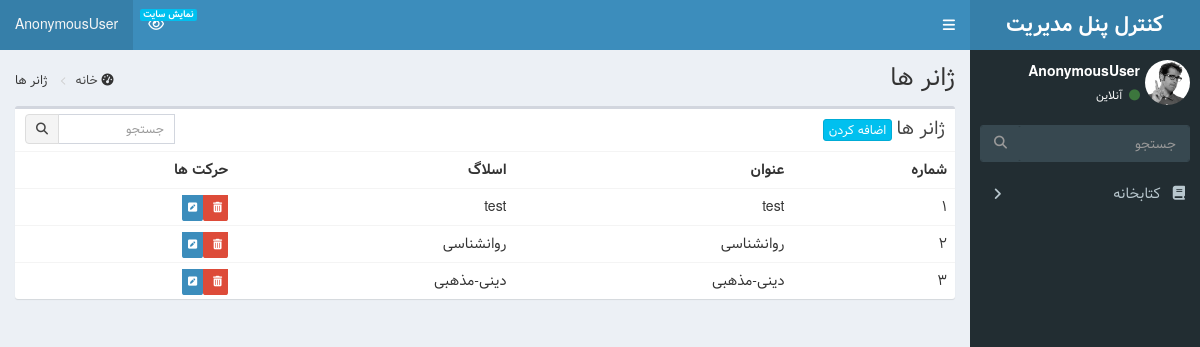
The page /admin_panel/genres/ on the database as committed earlier.
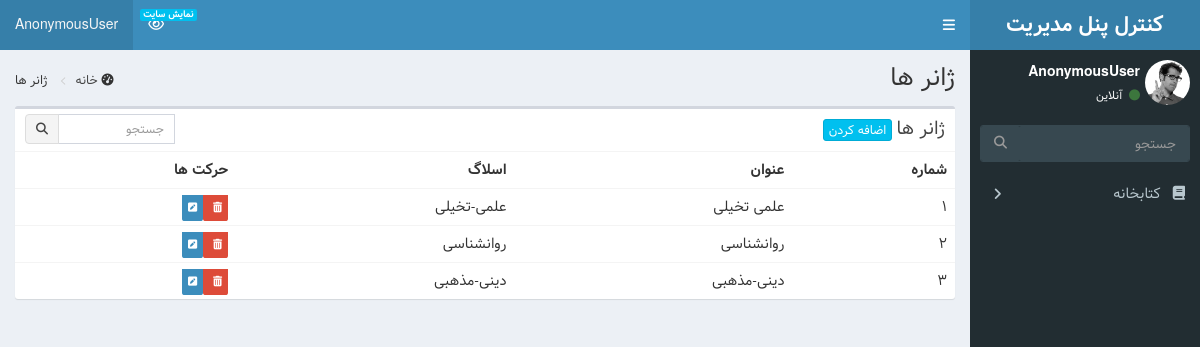
The same page on the database as committed later.
### library/models.py (models this page shows, shortened)
class Genres(models.Model):
    title = models.CharField(max_length=50, verbose_name="عنوان")
    slug = models.SlugField(
        max_length=20, allow_unicode=True, unique=True, editable=False
    )

### admin_panel/views.py (the view)
# urls.py: path("genres/", views.GenresListView.as_view(), name="genres_admin"),
class GenresListView(ListView):
    model = models.Genres
    template_name = "admin_panel/genres/genres_list.html"
    context_object_name = "genres"

### admin_panel/templates/admin_panel/genres/genres_list.html (shortened to what this page needs)
{% extends 'admin_panel/basic.html' %}
{% block content %}
<section class="content-header">
    <h1>
        ژانر ها
    </h1>
    <ol class="breadcrumb">
        <li><i class="fa fa-dashboard"></i> <a href="{% url "admin" %}"> خانه </a></li>
        <li> ژانر ها</li>
    </ol>
</section>
<section class="content">
    <div class="row">
        <div class="col-xs-12">
            <div class="box">
                <div class="box-header">
                    <h3 class="box-title"> ژانر ها</h3>
                    <div class="box-tools">
                        <form class="input-group input-group-sm" style="width: 150px;"
                            action="{%url 'translator_search'%}" method="post">
                            <input type="search" name='search' class="form-control pull-right" placeholder="جستجو">
                            <div class="input-group-btn">
                                <button type="submit" class="btn btn-default"><i class="fa fa-search"></i></button>
                            </div>
                        </form>
                    </div>
                    <a class="btn btn-info btn-xs" href="{% url 'genres_create' %}">اضافه کردن</a>
                </div>
                <div class="box-body table-responsive no-padding">
                    <table class="table table-hover">
                        <tbody>
                            <tr>
                                <th>شماره</th>
                                <th>عنوان</th>
                                <th>اسلاگ</th>
                                <th>حرکت ها</th>
                            </tr>
                            {% for genre in genres %}
                            <tr>
                                <td>{{genre.id}}</td>
                                <td>{{genre.title}}</td>
                                <td>{{genre.slug}}</td>
                                <td>
                                    <a href="{%url 'genre_delete' genre.pk%}" class="label-danger">
                                        <span class="label label-danger">
                                            <i class="fa fa-trash"></i>
                                        </span>
                                    </a>
                                    <a href="{%url 'genre_update' genre.pk%}" class="label-primary">
                                        <span class="label label-primary">
                                            <i class="fa  fa-pencil-square"></i>
                                        </span>
                                    </a>
                                </td>
                            </tr>
                            {% endfor %}
                        </tbody>
                    </table>
                </div>
            </div>
        </div>
    </div>
</section>
{% endblock content %}

Rows that differ between the two databases and show on the page:
changed Genres id 1: title "test" → "علمی تخیلی"; slug "test" → "علمی-تخیلی"
